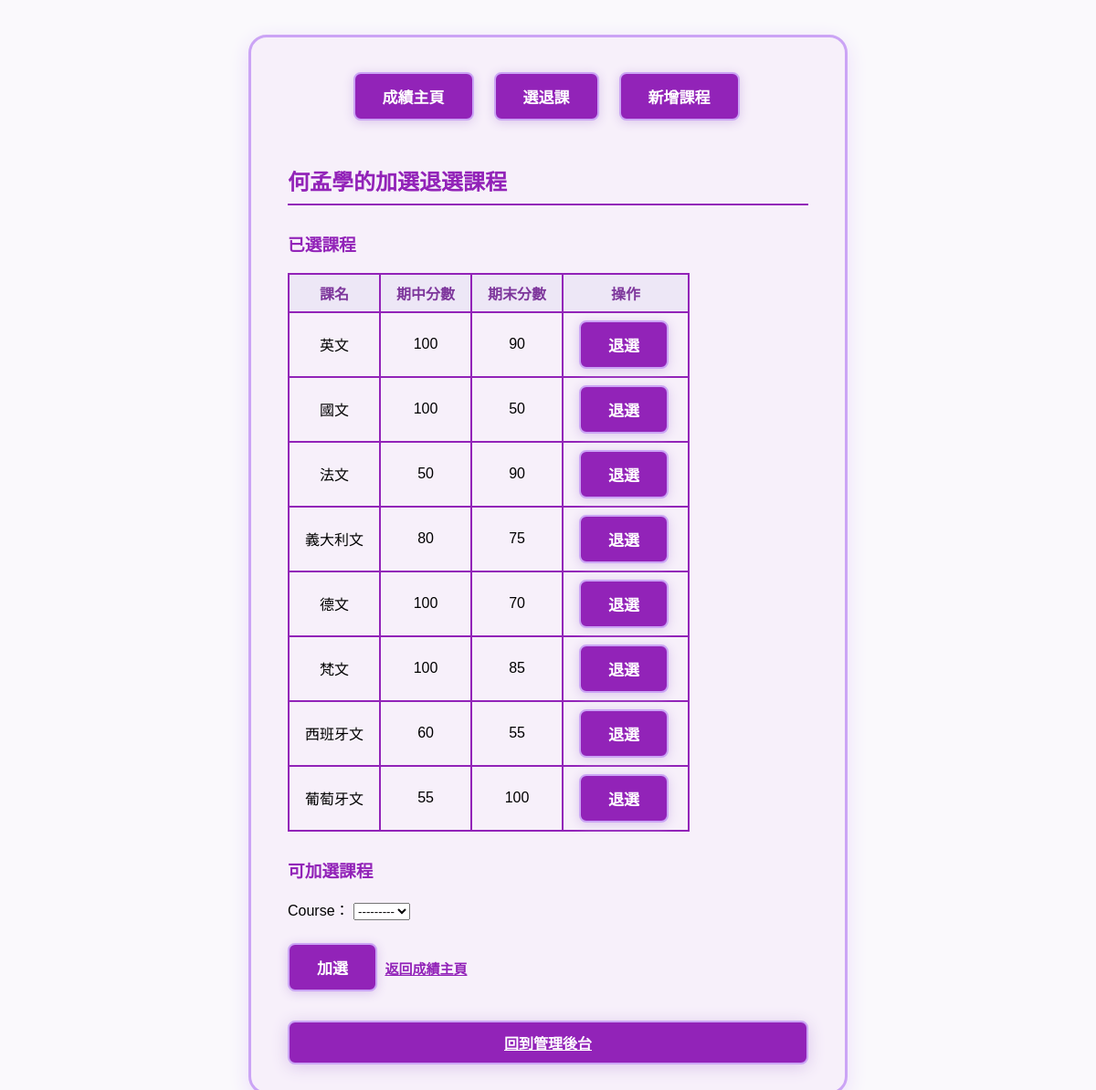
The page /enroll/11/ on the database its author committed.
### catalog/models.py (models this page shows, shortened)
class Student(models.Model):
    name = models.CharField(max_length=20)

class Enrollment(models.Model):
    student = models.ForeignKey(Student, on_delete=models.CASCADE)
    course = models.ForeignKey(Course, on_delete=models.CASCADE)
    midterm_score = models.PositiveIntegerField(
        validators=[MinValueValidator(0), MaxValueValidator(100)]
    )
    final_score = models.PositiveIntegerField(
        validators=[MinValueValidator(0), MaxValueValidator(100)]
    )
    class Meta:
        unique_together = ['student', 'course']      # 同一學生同一課不可重複

class Course(models.Model):
    name = models.CharField(max_length=50, unique=True)      # 課名不可重複
    code = models.CharField(max_length=10, unique=True)      # 課號不可重複
    teacher = models.CharField(max_length=20)

### catalog/views.py (the view)
# urls.py: path('enroll/<int:student_id>/', views.enroll_ops, name='enroll_ops'),
def enroll_ops(request, student_id):
    student = get_object_or_404(Student, id=student_id)
    enrolled_courses = Enrollment.objects.filter(student=student).values_list('course__id', flat=True)
    msg = ""
    if request.method == 'POST':
        if 'add_course' in request.POST:
            form = EnrollmentForm(request.POST)
            if form.is_valid():
                course = form.cleaned_data['course']
                if Enrollment.objects.filter(student=student, course=course).exists():
                    msg = "不能重複加選這門課程！"
                else:
                    Enrollment.objects.create(student=student, course=course, midterm_score=0, final_score=0)
                    return redirect('enroll_ops', student_id=student.id)
        elif 'drop_course' in request.POST:
            course_id = request.POST.get('drop_course')
            Enrollment.objects.filter(student=student, course_id=course_id).delete()
            return redirect('enroll_ops', student_id=student.id)
        else:
            form = EnrollmentForm()
    else:
        form = EnrollmentForm()
    addable_courses = Course.objects.exclude(id__in=enrolled_courses)
    form.fields['course'].queryset = addable_courses
    enrollments = Enrollment.objects.filter(student=student)
    return render(request, 'enroll_ops.html', {
        'student': student,
        'enrollments': enrollments,
        'form': form,
        'student_id': student.id,
        'msg': msg,
    })

### catalog/views.py
class EnrollmentForm(forms.Form):
    course = forms.ModelChoiceField(queryset=Course.objects.all())

### templates/enroll_ops.html (shortened to what this page needs)
<div class="wrap-main">
    <div class="nav-btns">
        <form action="{% url 'score_main' student_id %}" method="get">
            <button type="submit">成績主頁</button>
        </form>
        <form action="{% url 'enroll_ops' student_id %}" method="get">
            <button type="submit">選退課</button>
        </form>
        <form action="{% url 'course_add' %}" method="get">
            <button type="submit">新增課程</button>
        </form>
    </div>
    <h2>{{ student.name }}的加選退選課程</h2>
    <h3>已選課程</h3>
    <table>
      <tr><th>課名</th><th>期中分數</th><th>期末分數</th><th>操作</th></tr>
      {% for e in enrollments %}
      <tr>
        <td>{{ e.course.name }}</td>
        <td>{{ e.midterm_score }}</td>
        <td>{{ e.final_score }}</td>
        <td>
          <form method="post" style="display:inline;">
            <button type="submit" name="drop_course" value="{{ e.course.id }}">退選</button>
          </form>
        </td>
      </tr>
      {% empty %}
      <tr><td colspan="4">尚無選課</td></tr>
      {% endfor %}
    </table>
    <h3>可加選課程</h3>
    <form method="post">
      {{ form.as_p }}
      <button type="submit" name="add_course">加選</button>
    </form>
    <a class="back-link" href="{% url 'score_main' student_id %}">返回成績主頁</a>
    <a href="/admin/" class="admin-link-btn">回到管理後台</a>
</div>

### templates/enroll_ops.html (style rules this page uses)
h2 { color: #9223b8; border-bottom: 2px solid #9223b8; padding-bottom: 8px; margin-top: 32px; }
h3 { color: #9223b8; margin-top: 28px; }
.wrap-main { max-width: 570px; margin: 38px auto 0 auto; background: #f7f0fa; border: 3px solid #cba4f5; border-radius: 20px; box-shadow: 0 6px 22px #ebddfa; padding: 38px 40px 30px 40px; }
.nav-btns { margin-bottom: 28px; display: flex; gap: 18px; justify-content: center; }
.nav-btns button, input[type="submit"], button[type="submit"], .admin-link-btn { background: #9223b8; color: #fff; border: 2px solid #cba4f5; padding: 12px 30px; border-radius: 8px; font-weight: bold; font-size: 17px; cursor: pointer; box-shadow: 0 2px 12px #dac6eb; transition: background 0.2s, border-color 0.2s; margin: 0 4px 0 0; display: inline-block; }
table { border-collapse: collapse; margin-bottom: 18px; margin-top: 12px; }
th, td { border: 2px solid #9223b8; padding: 8px 17px; text-align: center; }
th { background: #ede7f6; color: #7e379c; }
.back-link { margin-top: 26px; color: #9223b8; text-decoration: underline; font-size: 15px; display: inline-block; font-weight: bold; }
form { display:inline; }
.admin-link-btn { margin: 32px auto 0 auto; background: #9223b8; color: #fff; border: 2px solid #cba4f5; padding: 10px 34px; border-radius: 8px; font-weight: bold; font-size: 16px; cursor: pointer; box-shadow: 0 3px 18px #dac6eb; display: block; text-align: center; transition: background 0.2s, border-color 0.2s; }

### rows shown on the page
Student: name "何孟學"
Enrollment: course.name "英文", midterm_score "100", final_score "90"
Enrollment: course.name "國文", midterm_score "100", final_score "50"
Enrollment: course.name "法文", midterm_score "50", final_score "90"
Enrollment: course.name "義大利文", midterm_score "80", final_score "75"
Enrollment: course.name "德文", midterm_score "100", final_score "70"
Enrollment: course.name "梵文", midterm_score "100", final_score "85"
Enrollment: course.name "西班牙文", midterm_score "60", final_score "55"
Enrollment: course.name "葡萄牙文", midterm_score "55", final_score "100"
